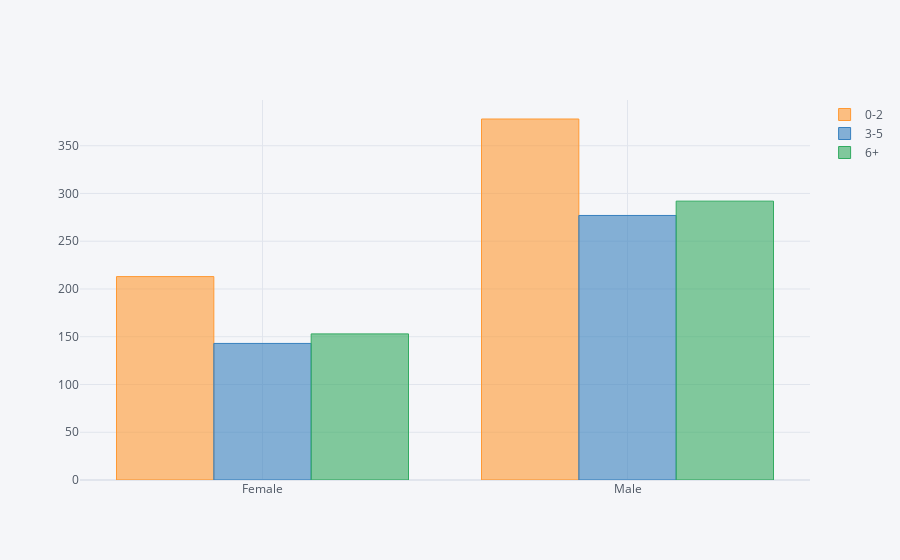

Notebook cell for this chart:
### Code cell
gcl.pivot("GENDER", "LOS DAY CLASS", "EPISODIO").iplot(kind='bar')

### Figure 1 — Plotly figure (JSON) as saved in the notebook; plotly's stock layout.template omitted (floating-point values rounded to 4 significant figures)
{"data": [{"marker": {"color": "rgba(255, 153, 51, 0.6)", "line": {"color": "rgba(255, 153, 51, 1.0)", "width": 1}}, "name": "0-2", "orientation": "v", "text": "", "type": "bar", "x": ["Female", "Male"], "y": [213, 378]}, {"marker": {"color": "rgba(55, 128, 191, 0.6)", "line": {"color": "rgba(55, 128, 191, 1.0)", "width": 1}}, "name": "3-5", "orientation": "v", "text": "", "type": "bar", "x": ["Female", "Male"], "y": [143, 277]}, {"marker": {"color": "rgba(50, 171, 96, 0.6)", "line": {"color": "rgba(50, 171, 96, 1.0)", "width": 1}}, "name": "6+", "orientation": "v", "text": "", "type": "bar", "x": ["Female", "Male"], "y": [153, 292]}], "layout": {"legend": {"bgcolor": "#F5F6F9", "font": {"color": "#4D5663"}}, "paper_bgcolor": "#F5F6F9", "plot_bgcolor": "#F5F6F9", "title": {"font": {"color": "#4D5663"}}, "xaxis": {"gridcolor": "#E1E5ED", "showgrid": true, "tickfont": {"color": "#4D5663"}, "title": {"font": {"color": "#4D5663"}, "text": ""}, "zerolinecolor": "#E1E5ED"}, "yaxis": {"gridcolor": "#E1E5ED", "showgrid": true, "tickfont": {"color": "#4D5663"}, "title": {"font": {"color": "#4D5663"}, "text": ""}, "zerolinecolor": "#E1E5ED"}}}
